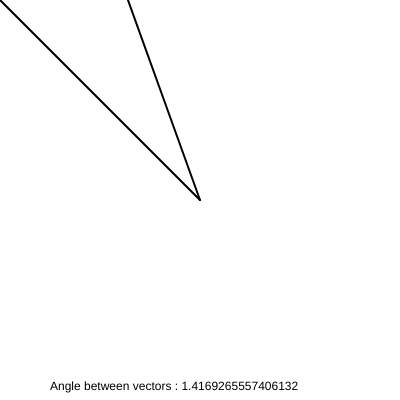
Frame 1 (no input)
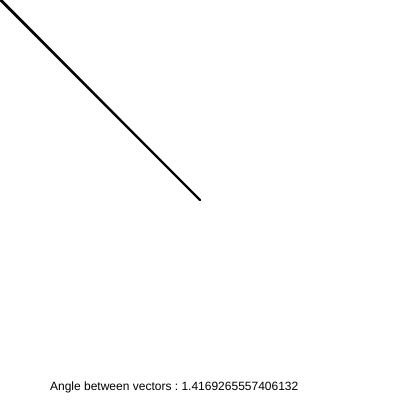
Frame 60 (no input)
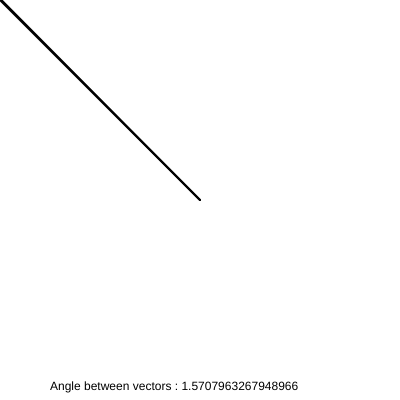
Frame 120 (the mouse pressed at the canvas centre since frame 60)

The p5.js sketch that drew these frames (run headless with seeded random() and noise() and a simulated clock; from frame 60 on, the mouse is pressed at the canvas centre):

// p5.js sketch
// ── sketch.js
function angle_between(v1, v2){
    
    v1.v.normalize()
    v2.v.normalize()
    let dot = v1.v.dot(v2.v)
    // console.log(dot)
    let theta = acos(dot/v1.v.mag() * v2.v.mag())
    return theta
}

class Anglehand{
    constructor(x,y){
        this.v = createVector(x, y)
        this.c = createVector(width/2, height/2)
        // console.log(this.v)
        this.v.sub(this.c)
        // console.log(this.v)
        // this.v.normalize()
        // console.log(this.v)
        // this.v.mult(5)
        // console.log(this.v)
    }

    display(){
        strokeWeight(2)
        line (200,200,this.v.x, this.v.y)
    }
}

let a1
let a2

function setup(){
    createCanvas(400,400)
    a1 = new Anglehand(random(width), random(height))
    
    
}

function draw(){
    background(255)
    
    a2 = new Anglehand(mouseX, mouseY)
    a1.display()
    a2.display()
    text("Angle between vectors : " + angle_between(a1,a2), 50,390)


}
